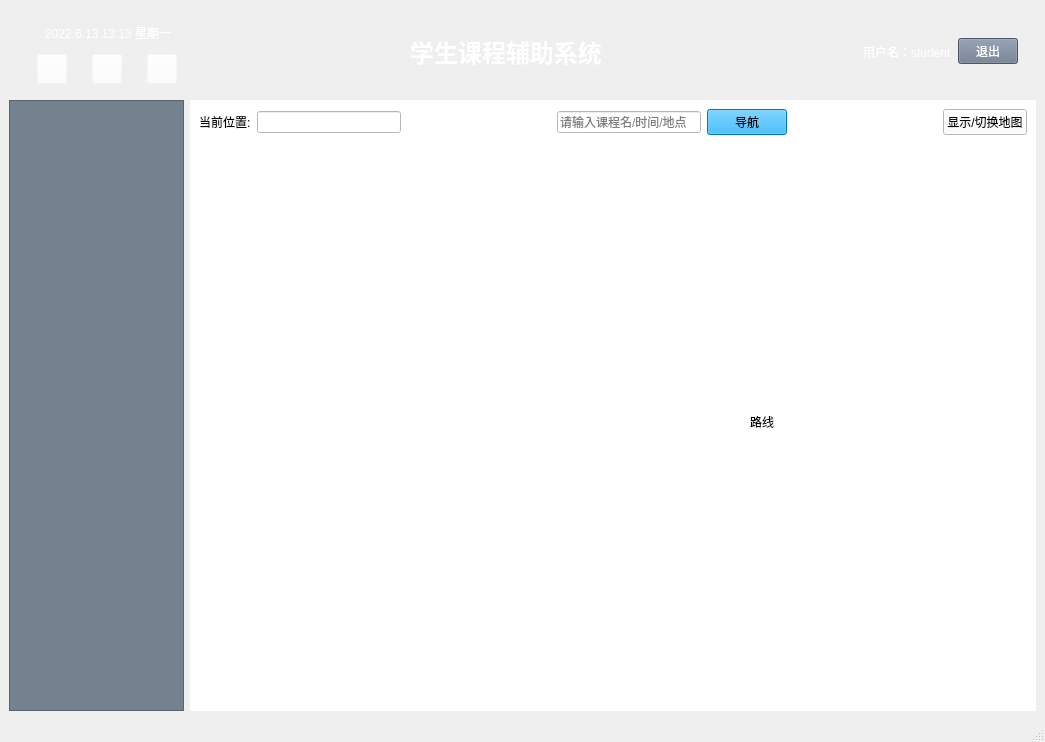
<?xml version="1.0" encoding="UTF-8"?>
<ui version="4.0">
 <class>MainWindow</class>
 <widget class="QMainWindow" name="MainWindow">
  <property name="enabled">
   <bool>true</bool>
  </property>
  <property name="geometry">
   <rect>
    <x>0</x>
    <y>0</y>
    <width>1045</width>
    <height>742</height>
   </rect>
  </property>
  <property name="windowTitle">
   <string>课程辅助系统</string>
  </property>
  <property name="windowIcon">
   <iconset resource="ImageResource.qrc">
    <normaloff>:/image/image/icon1.png</normaloff>:/image/image/icon1.png</iconset>
  </property>
  <widget class="QWidget" name="centralwidget">
   <property name="styleSheet">
    <string notr="true">QWidget#centralwidget{background-color:#41b6e6};
</string>
   </property>
   <layout class="QGridLayout" name="gridLayout_3">
    <item row="1" column="1">
     <widget class="QStackedWidget" name="stackedWidget">
      <property name="enabled">
       <bool>true</bool>
      </property>
      <property name="palette">
       <palette>
        <active>
         <colorrole role="Button">
          <brush brushstyle="SolidPattern">
           <color alpha="255">
            <red>255</red>
            <green>255</green>
            <blue>255</blue>
           </color>
          </brush>
         </colorrole>
         <colorrole role="Base">
          <brush brushstyle="SolidPattern">
           <color alpha="255">
            <red>255</red>
            <green>255</green>
            <blue>255</blue>
           </color>
          </brush>
         </colorrole>
         <colorrole role="Window">
          <brush brushstyle="SolidPattern">
           <color alpha="255">
            <red>255</red>
            <green>255</green>
            <blue>255</blue>
           </color>
          </brush>
         </colorrole>
        </active>
        <inactive>
         <colorrole role="Button">
          <brush brushstyle="SolidPattern">
           <color alpha="255">
            <red>255</red>
            <green>255</green>
            <blue>255</blue>
           </color>
          </brush>
         </colorrole>
         <colorrole role="Base">
          <brush brushstyle="SolidPattern">
           <color alpha="255">
            <red>255</red>
            <green>255</green>
            <blue>255</blue>
           </color>
          </brush>
         </colorrole>
         <colorrole role="Window">
          <brush brushstyle="SolidPattern">
           <color alpha="255">
            <red>255</red>
            <green>255</green>
            <blue>255</blue>
           </color>
          </brush>
         </colorrole>
        </inactive>
        <disabled>
         <colorrole role="Button">
          <brush brushstyle="SolidPattern">
           <color alpha="255">
            <red>255</red>
            <green>255</green>
            <blue>255</blue>
           </color>
          </brush>
         </colorrole>
         <colorrole role="Base">
          <brush brushstyle="SolidPattern">
           <color alpha="255">
            <red>255</red>
            <green>255</green>
            <blue>255</blue>
           </color>
          </brush>
         </colorrole>
         <colorrole role="Window">
          <brush brushstyle="SolidPattern">
           <color alpha="255">
            <red>255</red>
            <green>255</green>
            <blue>255</blue>
           </color>
          </brush>
         </colorrole>
        </disabled>
       </palette>
      </property>
      <property name="styleSheet">
       <string notr="true">background-color: rgb(255, 255, 255);</string>
      </property>
      <property name="currentIndex">
       <number>2</number>
      </property>
      <widget class="QWidget" name="page_course">
       <layout class="QGridLayout" name="gridLayout_4">
        <item row="1" column="0" colspan="5">
         <widget class="QTableWidget" name="course_table">
          <property name="gridStyle">
           <enum>Qt::SolidLine</enum>
          </property>
         </widget>
        </item>
        <item row="0" column="4">
         <widget class="QPushButton" name="btn_course_sort">
          <property name="styleSheet">
           <string notr="true">background-color: rgb(0, 170, 255);</string>
          </property>
          <property name="text">
           <string>排序</string>
          </property>
         </widget>
        </item>
        <item row="0" column="1">
         <widget class="QPushButton" name="btn_search">
          <property name="styleSheet">
           <string notr="true">QPushButton{background-color:#ffb549}</string>
          </property>
          <property name="text">
           <string>查找</string>
          </property>
         </widget>
        </item>
        <item row="0" column="2">
         <widget class="QPushButton" name="btn_cancel_search">
          <property name="enabled">
           <bool>false</bool>
          </property>
          <property name="styleSheet">
           <string notr="true">QPushButton{background-color:#ffb549}</string>
          </property>
          <property name="text">
           <string>返回</string>
          </property>
         </widget>
        </item>
        <item row="0" column="3">
         <spacer name="horizontalSpacer_2">
          <property name="orientation">
           <enum>Qt::Horizontal</enum>
          </property>
          <property name="sizeHint" stdset="0">
           <size>
            <width>209</width>
            <height>20</height>
           </size>
          </property>
         </spacer>
        </item>
        <item row="0" column="0">
         <widget class="QLineEdit" name="search_line">
          <property name="styleSheet">
           <string notr="true">background-color: #74828f;</string>
          </property>
          <property name="placeholderText">
           <string>请输入要查找的课程名称</string>
          </property>
         </widget>
        </item>
       </layout>
      </widget>
      <widget class="QWidget" name="page_activity">
       <layout class="QGridLayout" name="gridLayout_5">
        <item row="0" column="0">
         <widget class="QLineEdit" name="act_search_line">
          <property name="minimumSize">
           <size>
            <width>150</width>
            <height>21</height>
           </size>
          </property>
          <property name="placeholderText">
           <string>请输入查找的活动类型（个人活动或集体活动)</string>
          </property>
         </widget>
        </item>
        <item row="0" column="1">
         <widget class="QPushButton" name="btnsearch_act">
          <property name="text">
           <string>查找</string>
          </property>
         </widget>
        </item>
        <item row="0" column="2">
         <widget class="QPushButton" name="btncancel_act">
          <property name="enabled">
           <bool>false</bool>
          </property>
          <property name="text">
           <string>返回</string>
          </property>
         </widget>
        </item>
        <item row="0" column="3">
         <widget class="QPushButton" name="btnadd_act">
          <property name="text">
           <string>添加活动</string>
          </property>
         </widget>
        </item>
        <item row="0" column="4">
         <widget class="QPushButton" name="btndelete_act">
          <property name="enabled">
           <bool>false</bool>
          </property>
          <property name="text">
           <string>删除</string>
          </property>
         </widget>
        </item>
        <item row="0" column="5">
         <widget class="QPushButton" name="btnupdate_act">
          <property name="enabled">
           <bool>false</bool>
          </property>
          <property name="text">
           <string>修改</string>
          </property>
         </widget>
        </item>
        <item row="0" column="6">
         <widget class="QPushButton" name="btn_sort_act">
          <property name="text">
           <string>按时间排序</string>
          </property>
         </widget>
        </item>
        <item row="1" column="0" colspan="7">
         <widget class="QTableWidget" name="activity_table">
          <property name="enabled">
           <bool>true</bool>
          </property>
         </widget>
        </item>
       </layout>
      </widget>
      <widget class="QWidget" name="page_guide">
       <layout class="QGridLayout" name="gridLayout_6">
        <item row="0" column="4" colspan="2">
         <widget class="QPushButton" name="guide_btn">
          <property name="styleSheet">
           <string notr="true">background-color: rgb(0, 170, 255);</string>
          </property>
          <property name="text">
           <string>导航</string>
          </property>
         </widget>
        </item>
        <item row="1" column="5" colspan="3">
         <widget class="QLabel" name="guide_lab">
          <property name="text">
           <string>路线</string>
          </property>
         </widget>
        </item>
        <item row="0" column="1">
         <widget class="QLineEdit" name="cur_pos_line"/>
        </item>
        <item row="0" column="0">
         <widget class="QLabel" name="cur_pos">
          <property name="text">
           <string>当前位置:</string>
          </property>
         </widget>
        </item>
        <item row="0" column="2">
         <spacer name="horizontalSpacer_4">
          <property name="orientation">
           <enum>Qt::Horizontal</enum>
          </property>
          <property name="sizeHint" stdset="0">
           <size>
            <width>88</width>
            <height>20</height>
           </size>
          </property>
         </spacer>
        </item>
        <item row="0" column="6">
         <spacer name="horizontalSpacer_6">
          <property name="orientation">
           <enum>Qt::Horizontal</enum>
          </property>
          <property name="sizeHint" stdset="0">
           <size>
            <width>88</width>
            <height>20</height>
           </size>
          </property>
         </spacer>
        </item>
        <item row="0" column="7">
         <widget class="QPushButton" name="map_btn">
          <property name="text">
           <string>显示/切换地图</string>
          </property>
         </widget>
        </item>
        <item row="0" column="3">
         <widget class="QLineEdit" name="des_pos_line">
          <property name="placeholderText">
           <string>请输入课程名/时间/地点</string>
          </property>
         </widget>
        </item>
        <item row="1" column="0" colspan="5">
         <widget class="QLabel" name="map_lab">
          <property name="text">
           <string/>
          </property>
         </widget>
        </item>
       </layout>
      </widget>
      <widget class="QWidget" name="page_coursedata">
       <layout class="QGridLayout" name="gridLayout_7">
        <item row="0" column="0">
         <widget class="QLineEdit" name="search_line_2">
          <property name="styleSheet">
           <string notr="true">background-color: #74828f;</string>
          </property>
          <property name="placeholderText">
           <string>请输入课程名</string>
          </property>
         </widget>
        </item>
        <item row="0" column="1">
         <widget class="QPushButton" name="btn_search_2">
          <property name="styleSheet">
           <string notr="true">QPushButton{background-color:#ffb549}</string>
          </property>
          <property name="text">
           <string>查找</string>
          </property>
         </widget>
        </item>
        <item row="0" column="2">
         <widget class="QPushButton" name="btn_cancel_search_2">
          <property name="enabled">
           <bool>false</bool>
          </property>
          <property name="styleSheet">
           <string notr="true">QPushButton{background-color:#ffb549}</string>
          </property>
          <property name="text">
           <string>返回</string>
          </property>
         </widget>
        </item>
        <item row="0" column="3">
         <widget class="QLineEdit" name="upload_line">
          <property name="placeholderText">
           <string>请输入要上传或压缩的资料名</string>
          </property>
         </widget>
        </item>
        <item row="0" column="4">
         <widget class="QPushButton" name="btn_upload">
          <property name="enabled">
           <bool>false</bool>
          </property>
          <property name="styleSheet">
           <string notr="true">QPushButton{background-color:#ffb549}</string>
          </property>
          <property name="text">
           <string>上传资料</string>
          </property>
         </widget>
        </item>
        <item row="0" column="5">
         <widget class="QPushButton" name="btn_compress">
          <property name="enabled">
           <bool>true</bool>
          </property>
          <property name="styleSheet">
           <string notr="true">QPushButton{background-color:#ffb549}</string>
          </property>
          <property name="text">
           <string>压缩</string>
          </property>
         </widget>
        </item>
        <item row="1" column="0" colspan="6">
         <widget class="QTableWidget" name="coursedata_table"/>
        </item>
       </layout>
      </widget>
      <widget class="QWidget" name="page_homework">
       <layout class="QGridLayout" name="gridLayout_8">
        <item row="0" column="0">
         <widget class="QLineEdit" name="search_line_3">
          <property name="styleSheet">
           <string notr="true">background-color: #74828f;</string>
          </property>
          <property name="placeholderText">
           <string>请输入课程名</string>
          </property>
         </widget>
        </item>
        <item row="0" column="1">
         <widget class="QPushButton" name="btn_search_3">
          <property name="styleSheet">
           <string notr="true">QPushButton{background-color:#ffb549}</string>
          </property>
          <property name="text">
           <string>查找</string>
          </property>
         </widget>
        </item>
        <item row="0" column="2">
         <widget class="QPushButton" name="btn_cancel_search_3">
          <property name="enabled">
           <bool>false</bool>
          </property>
          <property name="styleSheet">
           <string notr="true">QPushButton{background-color:#ffb549}</string>
          </property>
          <property name="text">
           <string>返回</string>
          </property>
         </widget>
        </item>
        <item row="0" column="3">
         <widget class="QLineEdit" name="upload_line_2">
          <property name="placeholderText">
           <string>请输入上传或压缩的作业名</string>
          </property>
         </widget>
        </item>
        <item row="0" column="4">
         <widget class="QPushButton" name="btn_upload_2">
          <property name="enabled">
           <bool>false</bool>
          </property>
          <property name="styleSheet">
           <string notr="true">QPushButton{background-color:#ffb549}</string>
          </property>
          <property name="text">
           <string>上传作业</string>
          </property>
         </widget>
        </item>
        <item row="0" column="5">
         <widget class="QPushButton" name="btn_compress_2">
          <property name="enabled">
           <bool>true</bool>
          </property>
          <property name="styleSheet">
           <string notr="true">QPushButton{background-color:#ffb549}</string>
          </property>
          <property name="text">
           <string>压缩</string>
          </property>
         </widget>
        </item>
        <item row="1" column="0" colspan="6">
         <widget class="QTableWidget" name="homework_table"/>
        </item>
       </layout>
      </widget>
      <widget class="QWidget" name="page_clock">
       <layout class="QGridLayout" name="gridLayout_9">
        <item row="0" column="3" colspan="2">
         <widget class="QLineEdit" name="line_delete_clock">
          <property name="inputMask">
           <string/>
          </property>
          <property name="text">
           <string/>
          </property>
          <property name="placeholderText">
           <string>请输入闹钟编号</string>
          </property>
         </widget>
        </item>
        <item row="0" column="5">
         <widget class="QPushButton" name="btn_delete_clock">
          <property name="text">
           <string>删除闹钟</string>
          </property>
         </widget>
        </item>
        <item row="1" column="4" colspan="2">
         <widget class="QTableWidget" name="clock_table"/>
        </item>
        <item row="0" column="0">
         <widget class="QLineEdit" name="line_add_clock">
          <property name="inputMask">
           <string/>
          </property>
          <property name="text">
           <string/>
          </property>
          <property name="placeholderText">
           <string>请输入活动编号</string>
          </property>
         </widget>
        </item>
        <item row="0" column="1">
         <widget class="QPushButton" name="btn_add_clock">
          <property name="text">
           <string>添加闹钟</string>
          </property>
         </widget>
        </item>
        <item row="1" column="0" colspan="4">
         <widget class="QTableWidget" name="activity1_table"/>
        </item>
        <item row="0" column="2">
         <spacer name="horizontalSpacer_3">
          <property name="orientation">
           <enum>Qt::Horizontal</enum>
          </property>
          <property name="sizeHint" stdset="0">
           <size>
            <width>40</width>
            <height>20</height>
           </size>
          </property>
         </spacer>
        </item>
       </layout>
      </widget>
     </widget>
    </item>
    <item row="0" column="0" colspan="2">
     <widget class="QWidget" name="widget" native="true">
      <property name="styleSheet">
       <string notr="true">color: rgb(255, 255, 255);</string>
      </property>
      <layout class="QGridLayout" name="gridLayout_2">
       <item row="0" column="4">
        <widget class="QWidget" name="widget_2" native="true">
         <layout class="QGridLayout" name="gridLayout">
          <item row="0" column="0">
           <widget class="QLabel" name="lab_icon">
            <property name="minimumSize">
             <size>
              <width>35</width>
              <height>35</height>
             </size>
            </property>
            <property name="maximumSize">
             <size>
              <width>35</width>
              <height>35</height>
             </size>
            </property>
            <property name="styleSheet">
             <string notr="true">border-image: url(:/image/image/user.png);</string>
            </property>
            <property name="text">
             <string/>
            </property>
           </widget>
          </item>
          <item row="0" column="3">
           <widget class="QPushButton" name="btn_exit">
            <property name="maximumSize">
             <size>
              <width>60</width>
              <height>16777215</height>
             </size>
            </property>
            <property name="styleSheet">
             <string notr="true">
background-color: #6b778d;</string>
            </property>
            <property name="text">
             <string>退出</string>
            </property>
           </widget>
          </item>
          <item row="0" column="1">
           <widget class="QLabel" name="lab_user">
            <property name="text">
             <string>用户名：student</string>
            </property>
           </widget>
          </item>
         </layout>
        </widget>
       </item>
       <item row="0" column="2">
        <widget class="QLabel" name="label">
         <property name="font">
          <font>
           <family>Agency FB</family>
           <pointsize>18</pointsize>
           <weight>75</weight>
           <bold>true</bold>
          </font>
         </property>
         <property name="layoutDirection">
          <enum>Qt::LeftToRight</enum>
         </property>
         <property name="text">
          <string>学生课程辅助系统</string>
         </property>
         <property name="alignment">
          <set>Qt::AlignCenter</set>
         </property>
        </widget>
       </item>
       <item row="0" column="1">
        <spacer name="horizontalSpacer_5">
         <property name="orientation">
          <enum>Qt::Horizontal</enum>
         </property>
         <property name="sizeType">
          <enum>QSizePolicy::Expanding</enum>
         </property>
         <property name="sizeHint" stdset="0">
          <size>
           <width>198</width>
           <height>67</height>
          </size>
         </property>
        </spacer>
       </item>
       <item row="0" column="0">
        <layout class="QVBoxLayout">
         <item>
          <widget class="QLabel" name="label_time">
           <property name="minimumSize">
            <size>
             <width>180</width>
             <height>30</height>
            </size>
           </property>
           <property name="maximumSize">
            <size>
             <width>180</width>
             <height>30</height>
            </size>
           </property>
           <property name="palette">
            <palette>
             <active>
              <colorrole role="WindowText">
               <brush brushstyle="SolidPattern">
                <color alpha="255">
                 <red>255</red>
                 <green>255</green>
                 <blue>255</blue>
                </color>
               </brush>
              </colorrole>
              <colorrole role="Text">
               <brush brushstyle="SolidPattern">
                <color alpha="255">
                 <red>255</red>
                 <green>255</green>
                 <blue>255</blue>
                </color>
               </brush>
              </colorrole>
              <colorrole role="ButtonText">
               <brush brushstyle="SolidPattern">
                <color alpha="255">
                 <red>255</red>
                 <green>255</green>
                 <blue>255</blue>
                </color>
               </brush>
              </colorrole>
              <colorrole role="PlaceholderText">
               <brush brushstyle="NoBrush">
                <color alpha="128">
                 <red>255</red>
                 <green>255</green>
                 <blue>255</blue>
                </color>
               </brush>
              </colorrole>
             </active>
             <inactive>
              <colorrole role="WindowText">
               <brush brushstyle="SolidPattern">
                <color alpha="255">
                 <red>255</red>
                 <green>255</green>
                 <blue>255</blue>
                </color>
               </brush>
              </colorrole>
              <colorrole role="Text">
               <brush brushstyle="SolidPattern">
                <color alpha="255">
                 <red>255</red>
                 <green>255</green>
                 <blue>255</blue>
                </color>
               </brush>
              </colorrole>
              <colorrole role="ButtonText">
               <brush brushstyle="SolidPattern">
                <color alpha="255">
                 <red>255</red>
                 <green>255</green>
                 <blue>255</blue>
                </color>
               </brush>
              </colorrole>
              <colorrole role="PlaceholderText">
               <brush brushstyle="NoBrush">
                <color alpha="128">
                 <red>255</red>
                 <green>255</green>
                 <blue>255</blue>
                </color>
               </brush>
              </colorrole>
             </inactive>
             <disabled>
              <colorrole role="WindowText">
               <brush brushstyle="SolidPattern">
                <color alpha="255">
                 <red>255</red>
                 <green>255</green>
                 <blue>255</blue>
                </color>
               </brush>
              </colorrole>
              <colorrole role="Text">
               <brush brushstyle="SolidPattern">
                <color alpha="255">
                 <red>255</red>
                 <green>255</green>
                 <blue>255</blue>
                </color>
               </brush>
              </colorrole>
              <colorrole role="ButtonText">
               <brush brushstyle="SolidPattern">
                <color alpha="255">
                 <red>255</red>
                 <green>255</green>
                 <blue>255</blue>
                </color>
               </brush>
              </colorrole>
              <colorrole role="PlaceholderText">
               <brush brushstyle="NoBrush">
                <color alpha="128">
                 <red>255</red>
                 <green>255</green>
                 <blue>255</blue>
                </color>
               </brush>
              </colorrole>
             </disabled>
            </palette>
           </property>
           <property name="font">
            <font>
             <italic>false</italic>
            </font>
           </property>
           <property name="layoutDirection">
            <enum>Qt::LeftToRight</enum>
           </property>
           <property name="styleSheet">
            <string notr="true">color:rgb(255, 255, 255)</string>
           </property>
           <property name="text">
            <string>2022.6.13 13:13 星期一</string>
           </property>
           <property name="alignment">
            <set>Qt::AlignCenter</set>
           </property>
          </widget>
         </item>
         <item>
          <layout class="QHBoxLayout" name="horizontalLayout">
           <item>
            <widget class="QPushButton" name="btn_stop">
             <property name="minimumSize">
              <size>
               <width>30</width>
               <height>30</height>
              </size>
             </property>
             <property name="maximumSize">
              <size>
               <width>30</width>
               <height>30</height>
              </size>
             </property>
             <property name="styleSheet">
              <string notr="true">background:rgb(255, 255, 255,0)</string>
             </property>
             <property name="text">
              <string/>
             </property>
             <property name="icon">
              <iconset resource="ImageResource.qrc">
               <normaloff>:/image/image/stop.png</normaloff>:/image/image/stop.png</iconset>
             </property>
             <property name="iconSize">
              <size>
               <width>30</width>
               <height>30</height>
              </size>
             </property>
            </widget>
           </item>
           <item>
            <widget class="QPushButton" name="btn_start">
             <property name="minimumSize">
              <size>
               <width>30</width>
               <height>30</height>
              </size>
             </property>
             <property name="maximumSize">
              <size>
               <width>30</width>
               <height>30</height>
              </size>
             </property>
             <property name="styleSheet">
              <string notr="true">background:rgb(255, 255, 255,0)</string>
             </property>
             <property name="text">
              <string/>
             </property>
             <property name="icon">
              <iconset resource="ImageResource.qrc">
               <normaloff>:/image/image/start.png</normaloff>:/image/image/start.png</iconset>
             </property>
             <property name="iconSize">
              <size>
               <width>30</width>
               <height>30</height>
              </size>
             </property>
            </widget>
           </item>
           <item>
            <widget class="QPushButton" name="btn_accelerate">
             <property name="minimumSize">
              <size>
               <width>30</width>
               <height>30</height>
              </size>
             </property>
             <property name="maximumSize">
              <size>
               <width>30</width>
               <height>30</height>
              </size>
             </property>
             <property name="styleSheet">
              <string notr="true">background:rgb(255, 255, 255,0)</string>
             </property>
             <property name="text">
              <string/>
             </property>
             <property name="icon">
              <iconset resource="ImageResource.qrc">
               <normaloff>:/image/image/accelerate.png</normaloff>:/image/image/accelerate.png</iconset>
             </property>
             <property name="iconSize">
              <size>
               <width>30</width>
               <height>30</height>
              </size>
             </property>
            </widget>
           </item>
          </layout>
         </item>
        </layout>
       </item>
       <item row="0" column="3">
        <spacer name="horizontalSpacer">
         <property name="orientation">
          <enum>Qt::Horizontal</enum>
         </property>
         <property name="sizeType">
          <enum>QSizePolicy::Expanding</enum>
         </property>
         <property name="sizeHint" stdset="0">
          <size>
           <width>138</width>
           <height>67</height>
          </size>
         </property>
        </spacer>
       </item>
      </layout>
     </widget>
    </item>
    <item row="1" column="0">
     <widget class="QTreeWidget" name="treeWidget">
      <property name="maximumSize">
       <size>
        <width>175</width>
        <height>16777215</height>
       </size>
      </property>
      <property name="styleSheet">
       <string notr="true">QTreeWidget{background-color:#74828f}</string>
      </property>
      <property name="headerHidden">
       <bool>true</bool>
      </property>
      <column>
       <property name="text">
        <string notr="true">1</string>
       </property>
      </column>
     </widget>
    </item>
   </layout>
  </widget>
  <widget class="QMenuBar" name="menubar">
   <property name="geometry">
    <rect>
     <x>0</x>
     <y>0</y>
     <width>1045</width>
     <height>26</height>
    </rect>
   </property>
  </widget>
  <widget class="QStatusBar" name="statusbar"/>
 </widget>
 <resources>
  <include location="ImageResource.qrc"/>
 </resources>
 <connections/>
</ui>
